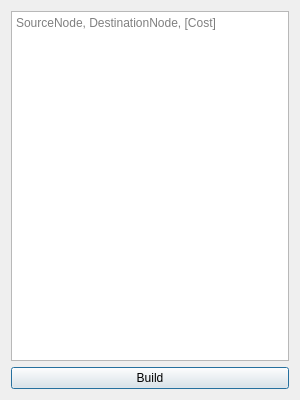
<?xml version="1.0" encoding="UTF-8"?>
<ui version="4.0">
 <class>AdjacencyListBuilderClass</class>
 <widget class="QDialog" name="AdjacencyListBuilderClass">
  <property name="geometry">
   <rect>
    <x>0</x>
    <y>0</y>
    <width>300</width>
    <height>400</height>
   </rect>
  </property>
  <property name="windowTitle">
   <string>Adjacency List Builder</string>
  </property>
  <property name="modal">
   <bool>true</bool>
  </property>
  <layout class="QVBoxLayout" name="verticalLayout">
   <item>
    <widget class="QPlainTextEdit" name="plainTextEdit">
     <property name="placeholderText">
      <string>SourceNode, DestinationNode, [Cost]</string>
     </property>
    </widget>
   </item>
   <item>
    <widget class="QPushButton" name="pushButton">
     <property name="text">
      <string>Build</string>
     </property>
    </widget>
   </item>
  </layout>
 </widget>
 <layoutdefault spacing="6" margin="11"/>
 <resources/>
 <connections/>
</ui>
